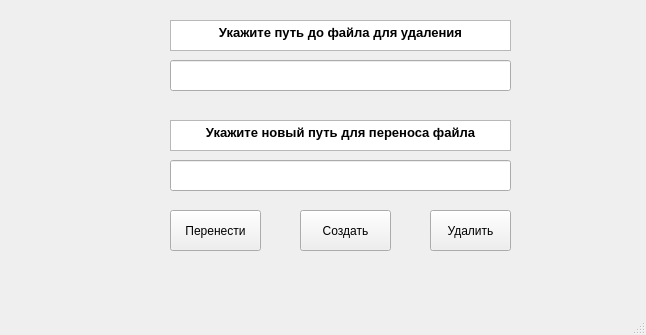
<?xml version="1.0" encoding="UTF-8"?>
<ui version="4.0">
 <class>MainWindow</class>
 <widget class="QMainWindow" name="MainWindow">
  <property name="geometry">
   <rect>
    <x>0</x>
    <y>0</y>
    <width>646</width>
    <height>335</height>
   </rect>
  </property>
  <property name="windowTitle">
   <string>MainWindow</string>
  </property>
  <widget class="QWidget" name="centralwidget">
   <widget class="QPushButton" name="pushButton">
    <property name="geometry">
     <rect>
      <x>170</x>
      <y>210</y>
      <width>91</width>
      <height>41</height>
     </rect>
    </property>
    <property name="text">
     <string>Перенести</string>
    </property>
   </widget>
   <widget class="QPushButton" name="pushButton_2">
    <property name="geometry">
     <rect>
      <x>430</x>
      <y>210</y>
      <width>81</width>
      <height>41</height>
     </rect>
    </property>
    <property name="text">
     <string>Удалить</string>
    </property>
   </widget>
   <widget class="QPushButton" name="pushButton_3">
    <property name="geometry">
     <rect>
      <x>300</x>
      <y>210</y>
      <width>91</width>
      <height>41</height>
     </rect>
    </property>
    <property name="text">
     <string>Создать</string>
    </property>
   </widget>
   <widget class="QTextBrowser" name="textBrowser">
    <property name="geometry">
     <rect>
      <x>170</x>
      <y>20</y>
      <width>341</width>
      <height>31</height>
     </rect>
    </property>
    <property name="html">
     <string>&lt;!DOCTYPE HTML PUBLIC &quot;-//W3C//DTD HTML 4.0//EN&quot; &quot;http://www.w3.org/TR/REC-html40/strict.dtd&quot;&gt;
&lt;html&gt;&lt;head&gt;&lt;meta name=&quot;qrichtext&quot; content=&quot;1&quot; /&gt;&lt;style type=&quot;text/css&quot;&gt;
p, li { white-space: pre-wrap; }
&lt;/style&gt;&lt;/head&gt;&lt;body style=&quot; font-family:'MS Shell Dlg 2'; font-size:8.25pt; font-weight:400; font-style:normal;&quot;&gt;
&lt;p align=&quot;center&quot; style=&quot; margin-top:0px; margin-bottom:0px; margin-left:0px; margin-right:0px; -qt-block-indent:0; text-indent:0px;&quot;&gt;&lt;span style=&quot; font-size:10pt; font-weight:600;&quot;&gt;Укажите путь до файла для удаления&lt;/span&gt;&lt;/p&gt;&lt;/body&gt;&lt;/html&gt;</string>
    </property>
   </widget>
   <widget class="QLineEdit" name="lineEdit">
    <property name="geometry">
     <rect>
      <x>170</x>
      <y>60</y>
      <width>341</width>
      <height>31</height>
     </rect>
    </property>
    <property name="text">
     <string/>
    </property>
   </widget>
   <widget class="QTextBrowser" name="textBrowser_2">
    <property name="geometry">
     <rect>
      <x>170</x>
      <y>120</y>
      <width>341</width>
      <height>31</height>
     </rect>
    </property>
    <property name="html">
     <string>&lt;!DOCTYPE HTML PUBLIC &quot;-//W3C//DTD HTML 4.0//EN&quot; &quot;http://www.w3.org/TR/REC-html40/strict.dtd&quot;&gt;
&lt;html&gt;&lt;head&gt;&lt;meta name=&quot;qrichtext&quot; content=&quot;1&quot; /&gt;&lt;style type=&quot;text/css&quot;&gt;
p, li { white-space: pre-wrap; }
&lt;/style&gt;&lt;/head&gt;&lt;body style=&quot; font-family:'MS Shell Dlg 2'; font-size:8.25pt; font-weight:400; font-style:normal;&quot;&gt;
&lt;p align=&quot;center&quot; style=&quot; margin-top:0px; margin-bottom:0px; margin-left:0px; margin-right:0px; -qt-block-indent:0; text-indent:0px;&quot;&gt;&lt;span style=&quot; font-size:10pt; font-weight:600;&quot;&gt;Укажите новый путь для переноса файла&lt;/span&gt;&lt;/p&gt;&lt;/body&gt;&lt;/html&gt;</string>
    </property>
   </widget>
   <widget class="QLineEdit" name="lineEdit_2">
    <property name="geometry">
     <rect>
      <x>170</x>
      <y>160</y>
      <width>341</width>
      <height>31</height>
     </rect>
    </property>
   </widget>
  </widget>
  <widget class="QMenuBar" name="menubar">
   <property name="geometry">
    <rect>
     <x>0</x>
     <y>0</y>
     <width>646</width>
     <height>21</height>
    </rect>
   </property>
  </widget>
  <widget class="QStatusBar" name="statusbar"/>
 </widget>
 <resources/>
 <connections/>
</ui>
